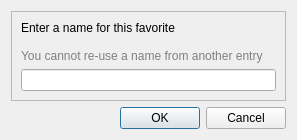
<?xml version="1.0" encoding="UTF-8"?>
<ui version="4.0">
 <class>dialog1</class>
 <widget class="QDialog" name="dialog1">
  <property name="geometry">
   <rect>
    <x>0</x>
    <y>0</y>
    <width>297</width>
    <height>133</height>
   </rect>
  </property>
  <property name="windowTitle">
   <string>Dialog</string>
  </property>
  <property name="modal">
   <bool>true</bool>
  </property>
  <layout class="QVBoxLayout" name="verticalLayout">
   <item>
    <widget class="QFrame" name="frame2">
     <property name="frameShape">
      <enum>QFrame::StyledPanel</enum>
     </property>
     <property name="frameShadow">
      <enum>QFrame::Raised</enum>
     </property>
     <layout class="QVBoxLayout" name="verticalLayout_2">
      <item>
       <widget class="QLabel" name="label5">
        <property name="text">
         <string>Enter a name for this favorite&lt;br&gt;&lt;br&gt;&lt;font color=&quot;#808080&quot;&gt;You cannot re-use a name from another entry&lt;/font&gt;</string>
        </property>
       </widget>
      </item>
      <item>
       <widget class="QLineEdit" name="entry4"/>
      </item>
     </layout>
    </widget>
   </item>
   <item>
    <widget class="QDialogButtonBox" name="buttonBox">
     <property name="orientation">
      <enum>Qt::Horizontal</enum>
     </property>
     <property name="standardButtons">
      <set>QDialogButtonBox::Cancel|QDialogButtonBox::Ok</set>
     </property>
    </widget>
   </item>
  </layout>
 </widget>
 <resources/>
 <connections>
  <connection>
   <sender>buttonBox</sender>
   <signal>accepted()</signal>
   <receiver>dialog1</receiver>
   <slot>accept()</slot>
   <hints>
    <hint type="sourcelabel">
     <x>248</x>
     <y>254</y>
    </hint>
    <hint type="destinationlabel">
     <x>157</x>
     <y>274</y>
    </hint>
   </hints>
  </connection>
  <connection>
   <sender>buttonBox</sender>
   <signal>rejected()</signal>
   <receiver>dialog1</receiver>
   <slot>reject()</slot>
   <hints>
    <hint type="sourcelabel">
     <x>316</x>
     <y>260</y>
    </hint>
    <hint type="destinationlabel">
     <x>286</x>
     <y>274</y>
    </hint>
   </hints>
  </connection>
 </connections>
</ui>
